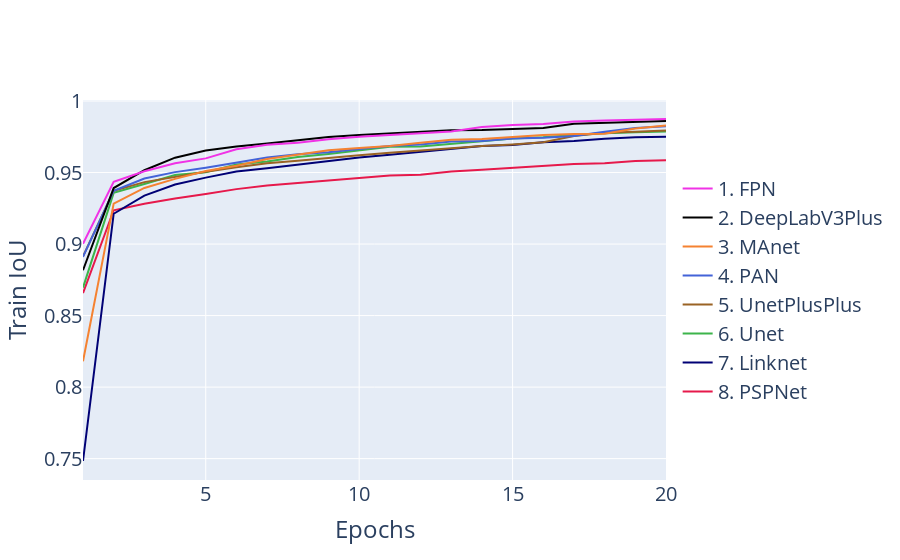
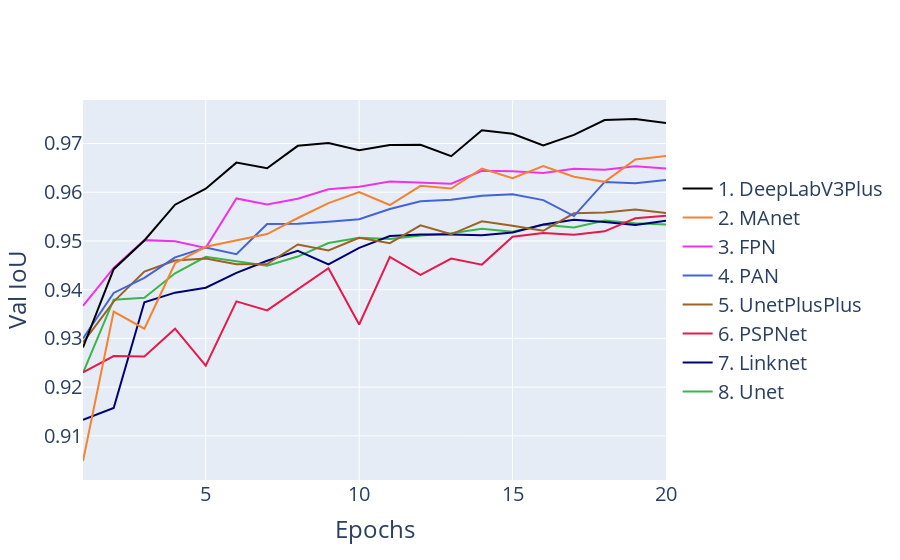

The notebook cell these images were saved under, in order:
### Code cell
Select_architecture_df = read_csvs("./TRAINING_RESULTS/Select_architecture")    
# feature_train_fig.write_image(file="D:/Master/MasterProject/Overleaf_figures/Chapter5/feature_engineering_TRAIN.svg", height=600, width=800)
# feature_val_fig.write_image(file="D:/Master/MasterProject/Overleaf_figures/Chapter5/feature_engineering_VAL.svg", height=600, width=800)
# Loss
# plot_data_ARCHITECTURE(Select_architecture_df, y_volumn='train_loss', y_column_name="Train Jaccard Loss", plot_title="Train loss", filter='loss_func == "JaccardLoss"')
# plot_data_ARCHITECTURE(Select_architecture_df, y_volumn='val_loss', y_column_name="Val Jaccard Loss", plot_title="Val loss", filter='loss_func == "JaccardLoss"')

# IoU
architecture_train_fig = plot_data_ARCHITECTURE(Select_architecture_df, y_volumn='train_iou_score',   y_column_name="Train IoU", plot_title="Val IoU") #, showlegend=False
architecture_train_fig.write_image(file="D:/Master/MasterProject/Overleaf_figures/Chapter5/architecture_train_fig.svg", height=600, width=800)

architecture_val_fig = plot_data_ARCHITECTURE(Select_architecture_df, y_volumn='val_iou_score',   y_column_name="Val IoU", plot_title="Val IoU")
architecture_val_fig.write_image(file="D:/Master/MasterProject/Overleaf_figures/Chapter5/architecture_val_fig.svg", height=600, width=800)

### Figure 1 — Plotly figure (JSON) as saved in the notebook; plotly's stock layout.template omitted (floating-point values rounded to 4 significant figures)
{"data": [{"marker": {"color": "#e6194b"}, "name": "8. PSPNet", "type": "scatter", "x": [1, 2, 3, 4, 5, 6, 7, 8, 9, 10, 11, 12, 13, 14, 15, 16, 17, 18, 19, 20], "y": [0.8657, 0.9236, 0.9281, 0.9319, 0.9351, 0.9384, 0.9409, 0.9426, 0.9446, 0.9461, 0.948, 0.9485, 0.9507, 0.9519, 0.9532, 0.9546, 0.9559, 0.9565, 0.958, 0.9585]}, {"marker": {"color": "#000075"}, "name": "7. Linknet", "type": "scatter", "x": [1, 2, 3, 4, 5, 6, 7, 8, 9, 10, 11, 12, 13, 14, 15, 16, 17, 18, 19, 20], "y": [0.7483, 0.9212, 0.9339, 0.9416, 0.9464, 0.9506, 0.953, 0.9556, 0.9578, 0.9604, 0.9624, 0.9644, 0.9664, 0.9686, 0.9693, 0.9711, 0.972, 0.9737, 0.9746, 0.9751]}, {"marker": {"color": "#3cb44b"}, "name": "6. Unet", "type": "scatter", "x": [1, 2, 3, 4, 5, 6, 7, 8, 9, 10, 11, 12, 13, 14, 15, 16, 17, 18, 19, 20], "y": [0.8696, 0.9358, 0.9419, 0.9483, 0.9503, 0.9557, 0.9577, 0.9609, 0.963, 0.9657, 0.968, 0.9682, 0.9698, 0.9718, 0.9738, 0.9746, 0.9762, 0.9775, 0.9781, 0.9786]}, {"marker": {"color": "#9a6324"}, "name": "5. UnetPlusPlus", "type": "scatter", "x": [1, 2, 3, 4, 5, 6, 7, 8, 9, 10, 11, 12, 13, 14, 15, 16, 17, 18, 19, 20], "y": [0.8914, 0.9372, 0.9433, 0.9471, 0.9505, 0.9536, 0.9565, 0.9582, 0.9603, 0.962, 0.9639, 0.9655, 0.9671, 0.9685, 0.9697, 0.9711, 0.9755, 0.9778, 0.9785, 0.9794]}, {"marker": {"color": "#4363d8"}, "name": "4. PAN", "type": "scatter", "x": [1, 2, 3, 4, 5, 6, 7, 8, 9, 10, 11, 12, 13, 14, 15, 16, 17, 18, 19, 20], "y": [0.891, 0.9372, 0.9458, 0.9503, 0.9534, 0.9572, 0.9606, 0.9627, 0.9643, 0.9664, 0.9686, 0.9697, 0.9716, 0.972, 0.9739, 0.9743, 0.9756, 0.9785, 0.9812, 0.9824]}, {"marker": {"color": "#f58231"}, "name": "3. MAnet", "type": "scatter", "x": [1, 2, 3, 4, 5, 6, 7, 8, 9, 10, 11, 12, 13, 14, 15, 16, 17, 18, 19, 20], "y": [0.8181, 0.9283, 0.9392, 0.9456, 0.9511, 0.9547, 0.9595, 0.9624, 0.9656, 0.9672, 0.9685, 0.9709, 0.9729, 0.9735, 0.9747, 0.9763, 0.9769, 0.9772, 0.9807, 0.9829]}, {"marker": {"color": "#000000"}, "name": "2. DeepLabV3Plus", "type": "scatter", "x": [1, 2, 3, 4, 5, 6, 7, 8, 9, 10, 11, 12, 13, 14, 15, 16, 17, 18, 19, 20], "y": [0.8817, 0.9392, 0.9516, 0.9604, 0.9655, 0.9682, 0.9704, 0.9727, 0.9749, 0.9762, 0.9772, 0.9783, 0.9796, 0.9797, 0.9803, 0.9811, 0.9841, 0.9846, 0.9856, 0.986]}, {"marker": {"color": "#f032e6"}, "name": "1. FPN", "type": "scatter", "x": [1, 2, 3, 4, 5, 6, 7, 8, 9, 10, 11, 12, 13, 14, 15, 16, 17, 18, 19, 20], "y": [0.9002, 0.9435, 0.9509, 0.9565, 0.9599, 0.9663, 0.9693, 0.9708, 0.9732, 0.975, 0.9762, 0.9773, 0.9787, 0.9818, 0.9832, 0.984, 0.9856, 0.9865, 0.987, 0.9874]}], "layout": {"font": {"size": 20}, "legend": {"font": {"size": 20}, "traceorder": "reversed", "y": 0.5}, "paper_bgcolor": "rgba(0, 0, 0, 0)", "showlegend": true, "xaxis": {"title": {"text": "Epochs"}}, "yaxis": {"title": {"text": "Train IoU"}}}}

### Figure 2 — Plotly figure (JSON) as saved in the notebook; plotly's stock layout.template omitted (floating-point values rounded to 4 significant figures)
{"data": [{"marker": {"color": "#3cb44b"}, "name": "8. Unet", "type": "scatter", "x": [1, 2, 3, 4, 5, 6, 7, 8, 9, 10, 11, 12, 13, 14, 15, 16, 17, 18, 19, 20], "y": [0.9229, 0.9379, 0.9383, 0.9434, 0.9468, 0.9459, 0.9449, 0.9468, 0.9496, 0.9507, 0.9504, 0.9511, 0.9516, 0.9525, 0.9519, 0.9533, 0.9528, 0.9542, 0.9536, 0.9534]}, {"marker": {"color": "#000075"}, "name": "7. Linknet", "type": "scatter", "x": [1, 2, 3, 4, 5, 6, 7, 8, 9, 10, 11, 12, 13, 14, 15, 16, 17, 18, 19, 20], "y": [0.9133, 0.9157, 0.9374, 0.9394, 0.9404, 0.9435, 0.9459, 0.948, 0.9452, 0.9486, 0.951, 0.9513, 0.9513, 0.9511, 0.9517, 0.9534, 0.9543, 0.9539, 0.9533, 0.9541]}, {"marker": {"color": "#e6194b"}, "name": "6. PSPNet", "type": "scatter", "x": [1, 2, 3, 4, 5, 6, 7, 8, 9, 10, 11, 12, 13, 14, 15, 16, 17, 18, 19, 20], "y": [0.923, 0.9264, 0.9263, 0.932, 0.9244, 0.9376, 0.9357, 0.94, 0.9444, 0.9329, 0.9467, 0.9431, 0.9464, 0.9451, 0.9509, 0.9516, 0.9513, 0.952, 0.9547, 0.9552]}, {"marker": {"color": "#9a6324"}, "name": "5. UnetPlusPlus", "type": "scatter", "x": [1, 2, 3, 4, 5, 6, 7, 8, 9, 10, 11, 12, 13, 14, 15, 16, 17, 18, 19, 20], "y": [0.9292, 0.9375, 0.9437, 0.946, 0.9464, 0.9452, 0.9453, 0.9493, 0.9481, 0.9506, 0.9496, 0.9532, 0.9514, 0.954, 0.9531, 0.9521, 0.9557, 0.9558, 0.9565, 0.9558]}, {"marker": {"color": "#4363d8"}, "name": "4. PAN", "type": "scatter", "x": [1, 2, 3, 4, 5, 6, 7, 8, 9, 10, 11, 12, 13, 14, 15, 16, 17, 18, 19, 20], "y": [0.93, 0.9393, 0.9424, 0.9466, 0.9486, 0.9473, 0.9535, 0.9535, 0.9539, 0.9544, 0.9566, 0.9581, 0.9584, 0.9593, 0.9596, 0.9584, 0.9551, 0.9621, 0.9618, 0.9625]}, {"marker": {"color": "#f032e6"}, "name": "3. FPN", "type": "scatter", "x": [1, 2, 3, 4, 5, 6, 7, 8, 9, 10, 11, 12, 13, 14, 15, 16, 17, 18, 19, 20], "y": [0.9367, 0.9445, 0.9502, 0.9499, 0.9486, 0.9587, 0.9575, 0.9587, 0.9606, 0.9611, 0.9622, 0.962, 0.9618, 0.9644, 0.9643, 0.9639, 0.9648, 0.9646, 0.9653, 0.9649]}, {"marker": {"color": "#f58231"}, "name": "2. MAnet", "type": "scatter", "x": [1, 2, 3, 4, 5, 6, 7, 8, 9, 10, 11, 12, 13, 14, 15, 16, 17, 18, 19, 20], "y": [0.9048, 0.9355, 0.932, 0.9454, 0.9488, 0.9501, 0.9514, 0.9547, 0.9578, 0.96, 0.9574, 0.9613, 0.9607, 0.9649, 0.9629, 0.9654, 0.9632, 0.9621, 0.9667, 0.9674]}, {"marker": {"color": "#000000"}, "name": "1. DeepLabV3Plus", "type": "scatter", "x": [1, 2, 3, 4, 5, 6, 7, 8, 9, 10, 11, 12, 13, 14, 15, 16, 17, 18, 19, 20], "y": [0.9281, 0.9442, 0.9501, 0.9574, 0.9607, 0.9661, 0.9649, 0.9695, 0.9701, 0.9686, 0.9697, 0.9697, 0.9674, 0.9727, 0.972, 0.9696, 0.9718, 0.9748, 0.975, 0.9742]}], "layout": {"font": {"size": 20}, "legend": {"font": {"size": 20}, "traceorder": "reversed", "y": 0.5}, "paper_bgcolor": "rgba(0, 0, 0, 0)", "showlegend": true, "xaxis": {"title": {"text": "Epochs"}}, "yaxis": {"title": {"text": "Val IoU"}}}}
